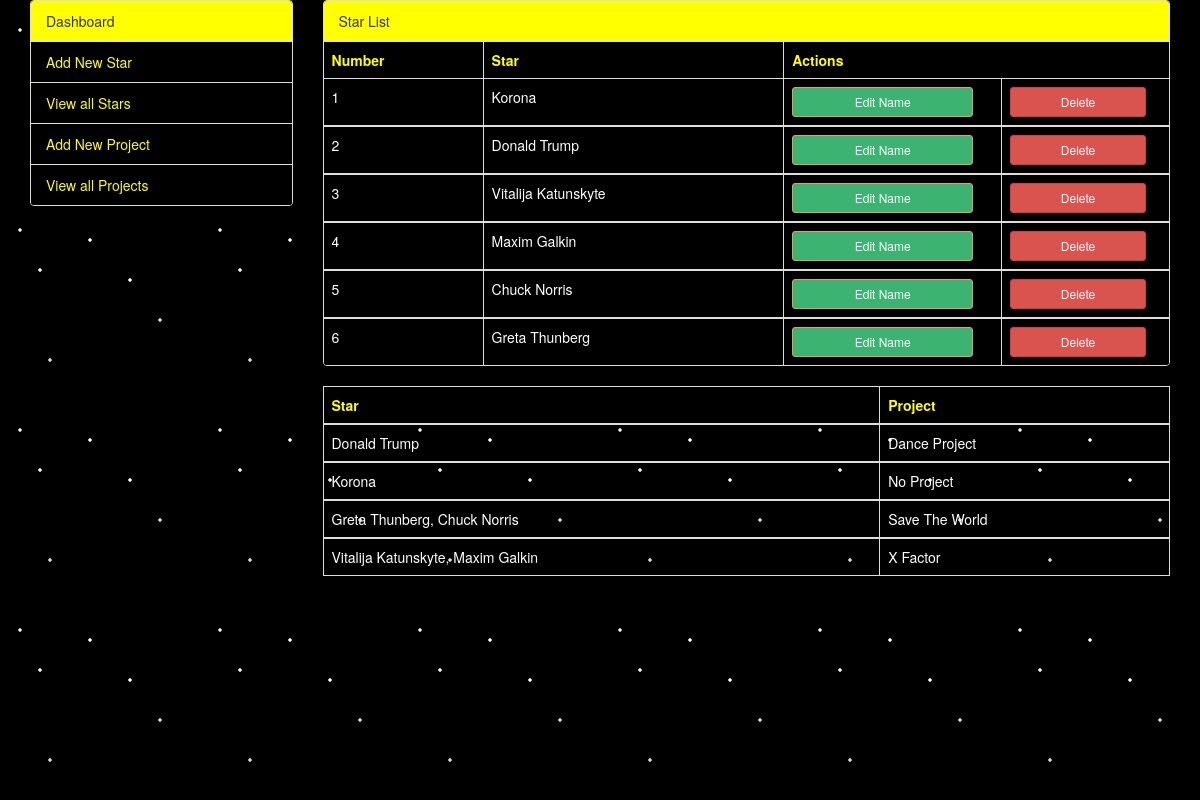
The page / on the database its author committed.
### tables this page shows
CREATE TABLE `stars` (
  `s_id` int(11) NOT NULL AUTO_INCREMENT,
  `project_id` int(11) DEFAULT '1',
  `s_name` varchar(45) NOT NULL,
  PRIMARY KEY (`s_id`)
);

### index.php (the view, shortened to what this page needs)
<?php
 require 'conn.php';
?>
<!doctype html>
<html lang="en">
  <head>
      <link rel="stylesheet" href="https://stackpath.bootstrapcdn.com/bootstrap/3.4.1/css/bootstrap.min.css">
      <link rel="stylesheet" href="style.css">
  </head>
  <body>
  <div id="space">
   <div class="stars"></div>
   <div class="stars"></div>
   <div class="stars"></div>
   <div class="stars"></div>
   <div class="stars"></div>
  </div>
    <div class="container">
        <div class="row">
            <div class="col-lg-3 col-md-3">
                <div class="panel panel-default">
                    <div class="panel-heading">Dashboard</div>
                    <ul class="list-group">
                        <li class="list-group-item"><a href="add_new_star.php">Add New Star</a></li>
                        <li class="list-group-item"><a href="index.php">View all Stars</a></li>
                        <li class="list-group-item"><a href="add_project.php">Add New Project</a></li>
                        <li class="list-group-item"><a href="project_list.php">View all Projects</a></li>
                    </ul>
                </div>
            </div>
            <div class="col-lg-9 col-md-9">
                <div class="panel panel-default">
                    <div class="panel-heading">Star List</div>
                    <table class="table table-bordered">
                    <thead class="star_list">
                        <tr>
                            <th>Number</th>
                            <th>Star</th>
                            <th colspan="2">Actions</th>
                        </tr>
                        </thead>
                        <?php
                          $sql = "SELECT * FROM stars";
                          $result = mysqli_query($conn,$sql);
                          if(mysqli_num_rows($result) > 0 ){
                            while($star = mysqli_fetch_assoc($result)){?>
                            <tbody class="star_list">
                            <tr>
                            <td><?php echo $star['s_id']; ?></td>
                            <td><?php echo $star['s_name']; ?></td>
                            <td><a href="edit_star.php?s_id=<?php echo $star['s_id']; ?>" class="btn btn-sm btn-warning">Edit Name</a></td>
                            <td><a href="delete_star.php?s_id=<?php echo $star['s_id']; ?>" class="btn btn-sm btn-danger" >Delete</a></td>
                            </tr>
                            </tbody>
                           <?php
                        }
                    } else {
                          echo " 0 result";
                      }
                        ?>
                        </table>
                </div>
                <table class="table table-bordered">
                    <thead>
                        <tr>
                            <th>Star</th>
                            <th>Project</th>
                        </tr>
                        </thead>
                <?php
                             $sql_star = "SELECT group_concat(s_name SEPARATOR ', '), a_project
                              FROM projects
                              JOIN stars
                              ON projects.p_id = stars.project_id
                              GROUP BY a_project";
                                $results = $conn->query($sql_star);
                                if (mysqli_num_rows($results) > 0) {
                                    while ($row = $results->fetch_assoc()) {?>
                                        <tbody>
                                        <tr>
                                        <?php
                                        for ($i = 0; $i < count($row); $i++) {
                                            echo '<td>';
                                            echo $row[array_keys($row)[$i]];
                                           }
                                         echo '</td>';
                                        ?>
                                        </tr>
                                        </tbody>
                                        <?php
                                       }
                                    }
                                    ?>
                                </table>
            </div>
        </div>
    </div>
  </body>
</html>

### style.css (style rules this page uses)
#space, .stars { overflow: hidden; position: absolute; top: 0; bottom: 0; left: 0; right: 0; }
.stars { background-image: radial-gradient(2px 2px at 20px 30px, #eee, rgba(0,0,0,0)), radial-gradient(2px 2px at 40px 70px, #fff, rgba(0,0,0,0)), radial-gradient(2px 2px at 50px 160px, #ddd, rgba(0,0,0,0)), radial-gradient(2px 2px at 90px 40px, #fff, rgba(0,0,0,0)), radial-gradient(2px 2px at 130px 80px, #fff, rgba(0,0,0,0)), radial-gradient(2px 2px at 160px 120px, #ddd, rgba(0,0,0,0)); background-repeat: repeat; background-size: 200px 200px; }
body { background: #000; }
.star_list, .list-group-item { color: yellow; background-color: #000; }
.panel-heading { background-color: yellow; }
th { color: yellow; }
.list-group-item a { color: yellow; text-decoration: none; }
.project_list, form, .input-sm, .panel-default { background-color: #000; color: white; }
a:hover, td { color: white; }
.panel-default .panel-heading { background-color: yellow; }
.btn-warning { width:90%; background-color:mediumseagreen; }
.btn-danger { width:90%; }

### rows shown on the page
stars: s_id "1", s_name "Korona"
stars: s_id "2", s_name "Donald Trump"
stars: s_id "3", s_name "Vitalija Katunskyte"
stars: s_id "4", s_name "Maxim Galkin"
stars: s_id "5", s_name "Chuck Norris"
stars: s_id "6", s_name "Greta Thunberg"

### other values the page prints
$row[array_keys($row)[$i]] "Donald Trump"
$row[array_keys($row)[$i]] "Dance Project"
$row[array_keys($row)[$i]] "Korona"
$row[array_keys($row)[$i]] "No Project"
$row[array_keys($row)[$i]] "Greta Thunberg, Chuck Norris"
$row[array_keys($row)[$i]] "Save The World"
$row[array_keys($row)[$i]] "Vitalija Katunskyte, Maxim Galkin"
$row[array_keys($row)[$i]] "X Factor"
